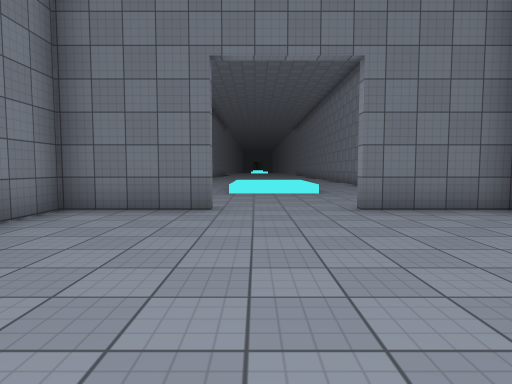
View 1 (above)

16 first-person views from a walk through a Unity game level. The camera is 1.3 m above the floor, tilts 4° down and sees 75° across. The floor is counted in squares, 1.89 m on a side. Each view is taken from the middle of a square. On the plan, view 1 faces up. The plan holds only what a view shows up to about 10 squares ahead; the rest is blank. The place goes on beyond the plan. The player is left out. Surface patterns are stand-ins for the level's own textures.

View 2
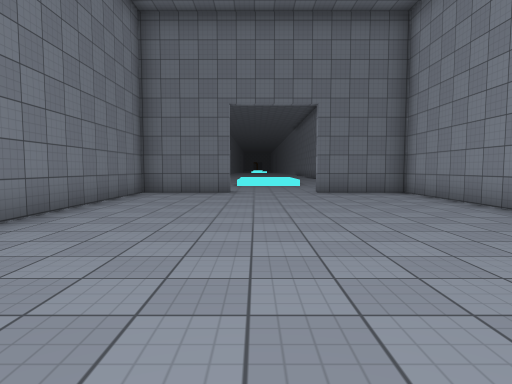

View 3
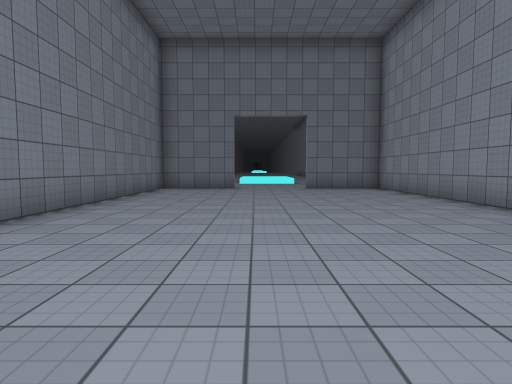

View 4
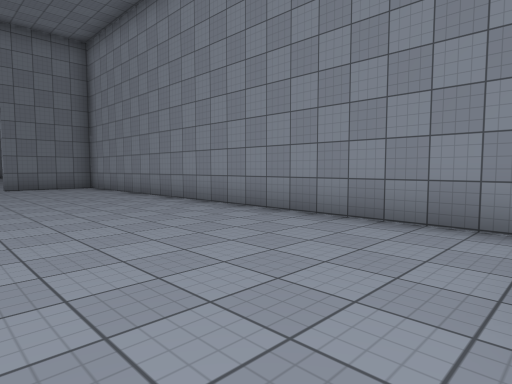

View 5
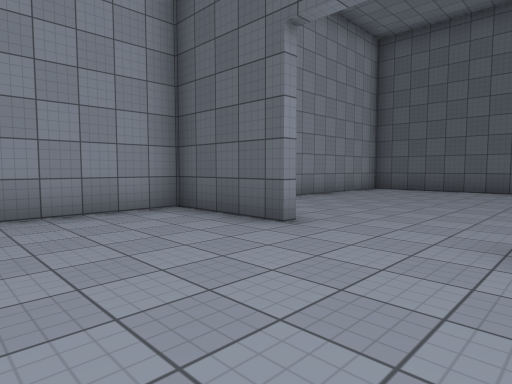

View 6
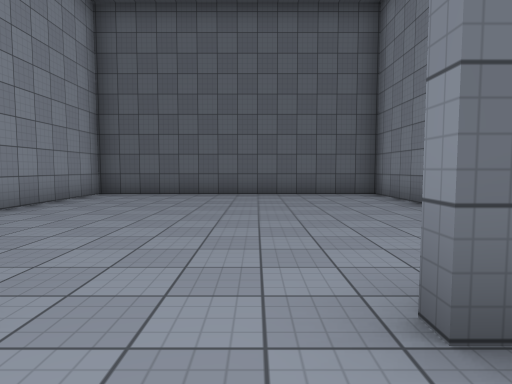

View 7
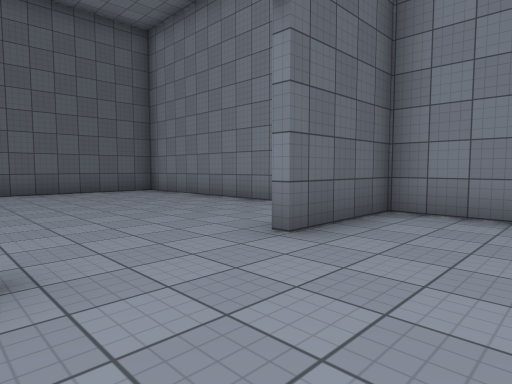

View 8
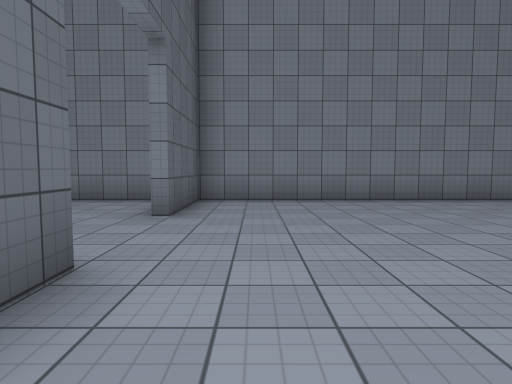

View 9
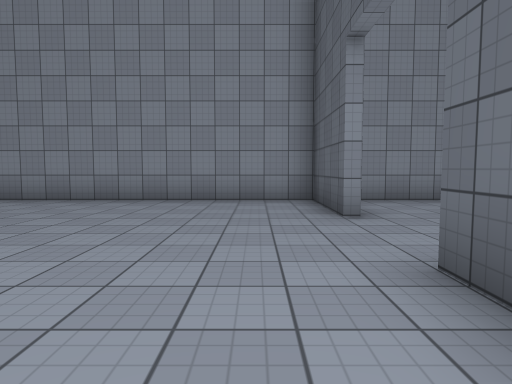

View 10
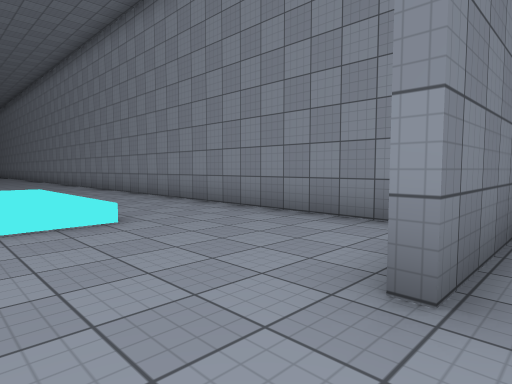

View 11
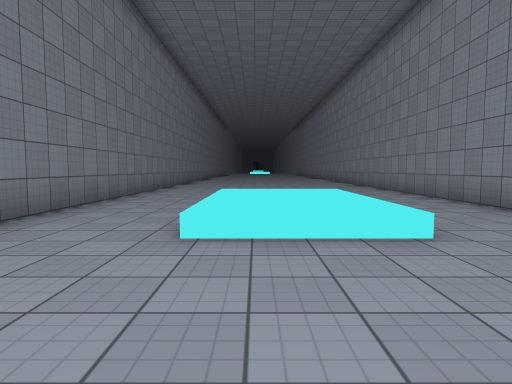

View 12
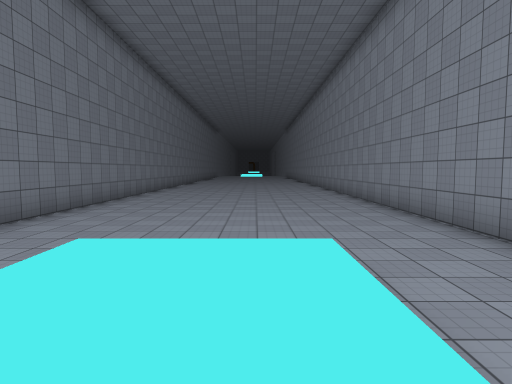

View 13
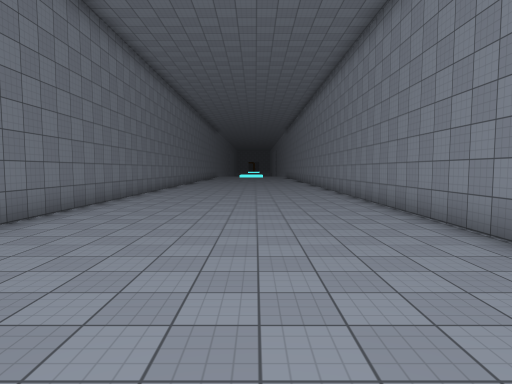

View 14
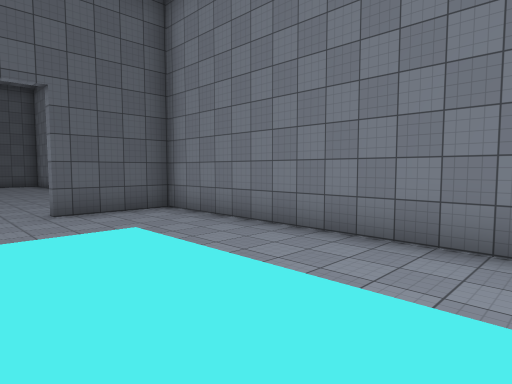

View 15
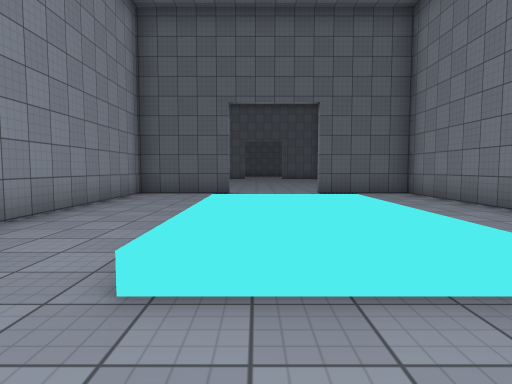

View 16
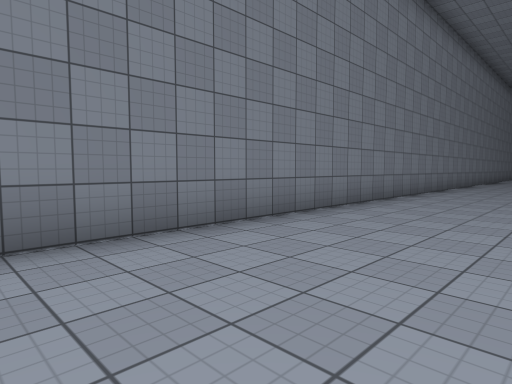

### Floor plan
Points are (right, up) in squares from view 1. A wall is a line through its corners. A room is listed if a view was taken in it or the views show most of it. See-through windows are left out.
Room 1 (views 1, 2, 3, 5, 6, 7, 8, 9, 10)
walls: (-0.6, 5.5) (-3.2, 5.5) (-3.2, -7.2) (-0.8, -7.2); (1.8, -7.2) (4.3, -7.2) (4.3, 5.5) (1.8, 5.5)
ways out: opening at (0.5, -7) to room 2; opening at (0.5, 6) to room 3
Room 2 (view 4)
walls: (-3.2, -8.2) (-3.2, -15) (4.3, -15) (4.3, -8.2)
ways out: opening at (0.5, -7) to room 1
Room 3 (views 11, 12, 13, 14, 15, 16)
walls: (1.8, 5.8) (4.3, 5.8) (4.3, 23); (-3.2, 24.5) (-3.2, 5.8) (-0.8, 5.8)
ways out: opening at (0.5, 6) to room 1

Where each view was taken, in squares from view 1:
view 1: 0 up, 0 right, facing up
view 2: 4 down, 0 right, facing up
view 3: 6 down, 0 right, facing up
view 4: 7 down, 0 right, facing up-right
view 5: 4 down, 1 left, facing down-right
view 6: 6 down, 0 right, facing down
view 7: 5 down, 2 right, facing down-left
view 8: 6 down, 4 right, facing left
view 9: 6 down, 3 left, facing right
view 10: 5 up, 0 right, facing up-right
view 11: 6 up, 0 right, facing up
view 12: 10 up, 1 right, facing up
view 13: 13 up, 1 right, facing up
view 14: 13 up, 1 right, facing down-left
view 15: 15 up, 1 right, facing down
view 16: 14 up, 0 right, facing up-left
